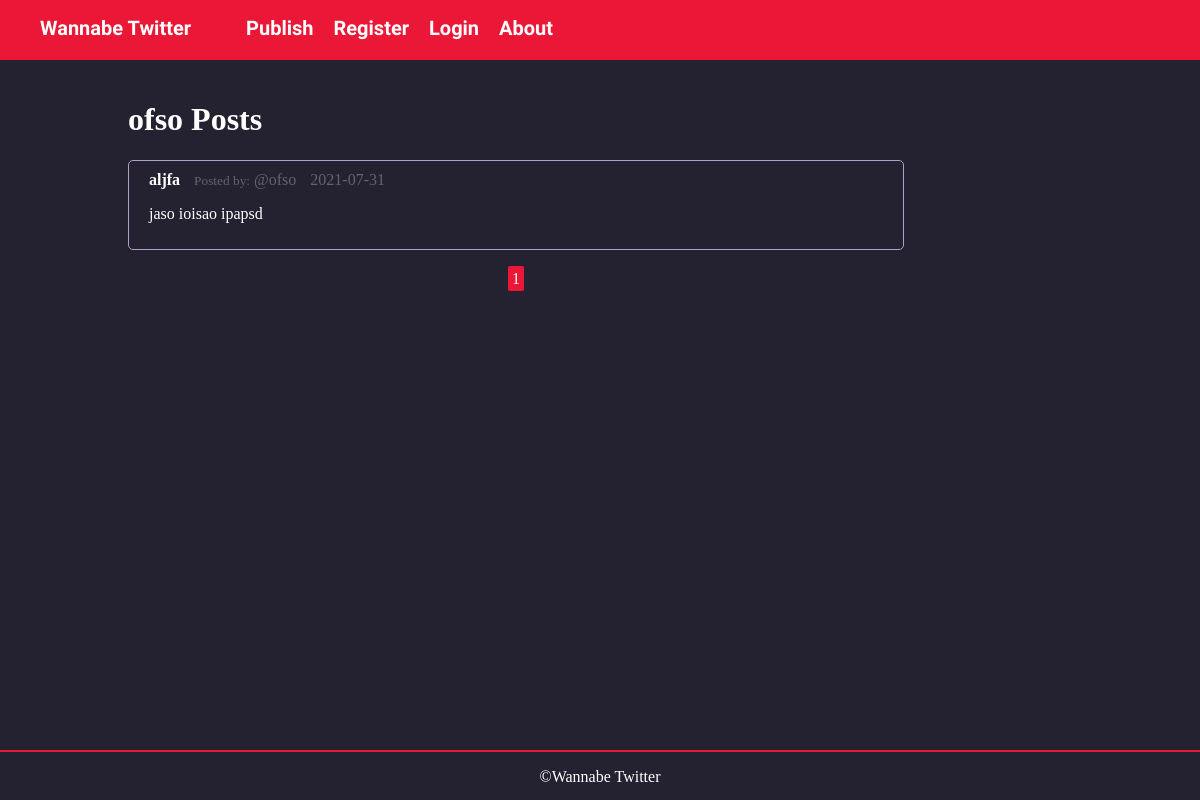
/user/ofso/posts, run on the app's committed database.
### flaskblog/models.py (models this page shows, shortened)
class User(db.Model, UserMixin):
    id = db.Column(db.Integer, primary_key=True)
    username = db.Column(db.String(20), unique=True, nullable=False)
    email = db.Column(db.String(120), unique=True, nullable=False)
    image = db.Column(db.String(20), nullable=False, default="default.jpg")
    password = db.Column(db.String(60), nullable=False)
    posts = db.relationship('Post', backref="author", lazy=True)

class Post(db.Model):
    id = db.Column(db.Integer, primary_key=True)
    title = db.Column(db.String(100), nullable=False)
    date_posted = db.Column(db.DateTime(), nullable=False, default=datetime.utcnow)
    content = db.Column(db.Text, nullable=False)
    user_id = db.Column(db.Integer, db.ForeignKey('user.id'), nullable=False)

### flaskblog/routes.py (the view)
@app.route("/user/<string:username>/posts")
def user_posts(username):
    page = request.args.get('page', 1, type=int)
    user = User.query.filter_by(username=username).first_or_404()
    posts = Post.query.filter_by(author=user)\
            .order_by(Post.date_posted.desc())\
            .paginate(page=page, per_page=5)
    return render_template("user_posts.html", posts=posts, user=user,
                            title=f"{username}'s Posts")

### flaskblog/templates/user_posts.html
{% extends "layout.html" %}
{% block body %}
    <h1>{{ user.username }} Posts</h1>
    {% for post in posts.items %}
        <div class="post">
            <div class="post-header">
                <a href="{{ url_for('post', post_id=post.id) }}" class="post-title">{{ post.title }}</a>
                <small>Posted by:</small>
                <a href="{{ url_for('user_posts', username=post.author.username) }}" id="user">@{{ post.author.username }}</a>
                <a id="date">{{ post.date_posted.strftime('%Y-%m-%d') }}</a>
            </div>
            <p class="post-content">{{ post.content}}</p>
        </div>
    {% endfor %}
    <div id='pagination'>
        {% for page_num in posts.iter_pages(left_edge=1, right_edge=1, left_current=1, right_current=2) %}
            {% if page_num %}
                {% if posts.page == page_num %}
                    <a class="current_page page_num" href="{{ url_for('user_posts', username=user.username,
                    page=page_num) }}">{{ page_num }}</a>
                {% else %}
                    <a class='page_num' href="{{ url_for('user_posts', username=user.username,
                     page=page_num) }}">{{ page_num }}</a>
                {% endif %}
            {% else %}
                ...
            {% endif %}
        {% endfor %}
    </div>
{% endblock %}

### flaskblog/static/main.css (style rules this page uses)
*, *:before, *:after { -webkit-box-sizing: border-box; -moz-box-sizing: border-box; box-sizing: border-box; }
:root { --purple: #242130; --light-purple: #65636e; --red: #eb1736; --brown: #443937; --border-color: #AF9FC9; --success-bg: rgba(50,205,50, 0.2); --success-txt: #75ff1a; --invalid-bg: rgba(255,77,77, 0.2); --invalid-txt: rgb(255,25,25); --info-bg: rgba(0, 0, 230, 02); --info-txt: rgb(0, 0, 204); }
body { color: white; background-color: var(--purple); }
body, header { margin: 0; padding: 0; }
a { text-decoration: none; }
.post { border: 1px solid var(--border-color); border-radius: 5px; padding: 10px 20px; margin: 20px 0; }
.post-header { color: var(--light-purple); }
.post-title { color: white; font-weight: 600; padding-right: 10px; }
#date { margin-left: 10px; }
#user { color: var(--light-purple); }
#pagination { color: white; text-align: center; }
.page_num { color: white; border: 2px solid var(--red); padding: 2px; border-radius: 2px; }
.current_page, .page_num:hover { background-color: var(--red); }

### data on the page
User: username "ofso"
Post: title "aljfa", author.username "ofso", date_posted "2021-07-31", content "jaso ioisao ipapsd"

### other printed values
{{ page_num }} "1"
